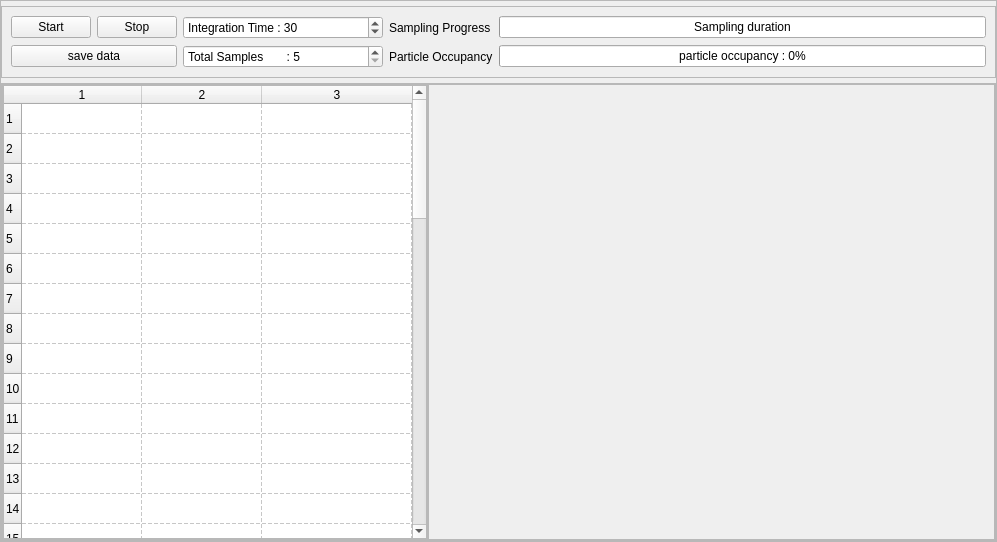
<?xml version="1.0" encoding="UTF-8"?>
<ui version="4.0">
 <class>MainWindow</class>
 <widget class="QMainWindow" name="MainWindow">
  <property name="geometry">
   <rect>
    <x>0</x>
    <y>0</y>
    <width>997</width>
    <height>542</height>
   </rect>
  </property>
  <property name="windowTitle">
   <string>MainWindow</string>
  </property>
  <widget class="QWidget" name="centralwidget">
   <layout class="QGridLayout" name="gridLayout_3">
    <property name="margin">
     <number>0</number>
    </property>
    <item row="0" column="0">
     <widget class="QFrame" name="widgetFrameOuter">
      <property name="sizePolicy">
       <sizepolicy hsizetype="Preferred" vsizetype="Preferred">
        <horstretch>0</horstretch>
        <verstretch>0</verstretch>
       </sizepolicy>
      </property>
      <property name="styleSheet">
       <string notr="true"/>
      </property>
      <property name="frameShape">
       <enum>QFrame::StyledPanel</enum>
      </property>
      <property name="frameShadow">
       <enum>QFrame::Raised</enum>
      </property>
      <property name="class" stdset="0">
       <string>PeripheralCollection</string>
      </property>
      <layout class="QVBoxLayout" name="verticalLayout_3">
       <property name="spacing">
        <number>5</number>
       </property>
       <property name="leftMargin">
        <number>0</number>
       </property>
       <property name="topMargin">
        <number>5</number>
       </property>
       <property name="rightMargin">
        <number>0</number>
       </property>
       <property name="bottomMargin">
        <number>0</number>
       </property>
       <item>
        <widget class="QFrame" name="frame">
         <property name="sizePolicy">
          <sizepolicy hsizetype="Preferred" vsizetype="Maximum">
           <horstretch>0</horstretch>
           <verstretch>0</verstretch>
          </sizepolicy>
         </property>
         <property name="frameShape">
          <enum>QFrame::StyledPanel</enum>
         </property>
         <property name="frameShadow">
          <enum>QFrame::Raised</enum>
         </property>
         <property name="class" stdset="0">
          <string>PeripheralCollection</string>
         </property>
         <layout class="QGridLayout" name="gridLayout">
          <item row="0" column="4">
           <widget class="QProgressBar" name="timeProgressBar">
            <property name="value">
             <number>0</number>
            </property>
            <property name="format">
             <string>Sampling duration</string>
            </property>
           </widget>
          </item>
          <item row="1" column="3">
           <widget class="QLabel" name="label_2">
            <property name="text">
             <string>Particle Occupancy</string>
            </property>
           </widget>
          </item>
          <item row="1" column="4">
           <widget class="QProgressBar" name="progressBar">
            <property name="value">
             <number>0</number>
            </property>
            <property name="format">
             <string>particle occupancy : %p%</string>
            </property>
           </widget>
          </item>
          <item row="0" column="3">
           <widget class="QLabel" name="label">
            <property name="text">
             <string>Sampling Progress</string>
            </property>
           </widget>
          </item>
          <item row="0" column="2">
           <widget class="QSpinBox" name="integrationBox">
            <property name="minimumSize">
             <size>
              <width>200</width>
              <height>0</height>
             </size>
            </property>
            <property name="prefix">
             <string>Integration Time : </string>
            </property>
            <property name="minimum">
             <number>3</number>
            </property>
            <property name="maximum">
             <number>60</number>
            </property>
            <property name="value">
             <number>30</number>
            </property>
           </widget>
          </item>
          <item row="1" column="2">
           <widget class="QSpinBox" name="sampleBox">
            <property name="prefix">
             <string>Total Samples       : </string>
            </property>
            <property name="minimum">
             <number>5</number>
            </property>
           </widget>
          </item>
          <item row="0" column="0">
           <widget class="QPushButton" name="pushButton_2">
            <property name="text">
             <string>Start</string>
            </property>
           </widget>
          </item>
          <item row="0" column="1">
           <widget class="QPushButton" name="pushButton_3">
            <property name="text">
             <string>Stop</string>
            </property>
           </widget>
          </item>
          <item row="1" column="0" colspan="2">
           <widget class="QPushButton" name="pushButton">
            <property name="text">
             <string>save data</string>
            </property>
           </widget>
          </item>
         </layout>
        </widget>
       </item>
       <item>
        <widget class="QFrame" name="frame_2">
         <property name="sizePolicy">
          <sizepolicy hsizetype="Preferred" vsizetype="MinimumExpanding">
           <horstretch>0</horstretch>
           <verstretch>0</verstretch>
          </sizepolicy>
         </property>
         <property name="minimumSize">
          <size>
           <width>0</width>
           <height>50</height>
          </size>
         </property>
         <property name="frameShape">
          <enum>QFrame::StyledPanel</enum>
         </property>
         <property name="frameShadow">
          <enum>QFrame::Raised</enum>
         </property>
         <property name="class" stdset="0">
          <string>PeripheralCollectionInner</string>
         </property>
         <layout class="QHBoxLayout" name="horizontalLayout">
          <property name="spacing">
           <number>0</number>
          </property>
          <property name="margin">
           <number>0</number>
          </property>
          <item>
           <widget class="QFrame" name="frame_3">
            <property name="sizePolicy">
             <sizepolicy hsizetype="Preferred" vsizetype="Preferred">
              <horstretch>3</horstretch>
              <verstretch>0</verstretch>
             </sizepolicy>
            </property>
            <property name="minimumSize">
             <size>
              <width>300</width>
              <height>0</height>
             </size>
            </property>
            <property name="maximumSize">
             <size>
              <width>430</width>
              <height>16777215</height>
             </size>
            </property>
            <property name="frameShape">
             <enum>QFrame::StyledPanel</enum>
            </property>
            <property name="frameShadow">
             <enum>QFrame::Raised</enum>
            </property>
            <layout class="QVBoxLayout" name="verticalLayout_2">
             <property name="margin">
              <number>0</number>
             </property>
             <item>
              <widget class="QTableWidget" name="resultsTable">
               <property name="sizePolicy">
                <sizepolicy hsizetype="MinimumExpanding" vsizetype="Expanding">
                 <horstretch>0</horstretch>
                 <verstretch>0</verstretch>
                </sizepolicy>
               </property>
               <property name="maximumSize">
                <size>
                 <width>16777215</width>
                 <height>16777215</height>
                </size>
               </property>
               <property name="autoScrollMargin">
                <number>10</number>
               </property>
               <property name="textElideMode">
                <enum>Qt::ElideRight</enum>
               </property>
               <property name="gridStyle">
                <enum>Qt::DashLine</enum>
               </property>
               <property name="sortingEnabled">
                <bool>false</bool>
               </property>
               <property name="rowCount">
                <number>50</number>
               </property>
               <property name="columnCount">
                <number>3</number>
               </property>
               <attribute name="horizontalHeaderCascadingSectionResizes">
                <bool>true</bool>
               </attribute>
               <attribute name="horizontalHeaderDefaultSectionSize">
                <number>120</number>
               </attribute>
               <attribute name="horizontalHeaderMinimumSectionSize">
                <number>70</number>
               </attribute>
               <attribute name="horizontalHeaderShowSortIndicator" stdset="0">
                <bool>false</bool>
               </attribute>
               <attribute name="horizontalHeaderStretchLastSection">
                <bool>true</bool>
               </attribute>
               <attribute name="verticalHeaderStretchLastSection">
                <bool>true</bool>
               </attribute>
               <row/>
               <row/>
               <row/>
               <row/>
               <row/>
               <row/>
               <row/>
               <row/>
               <row/>
               <row/>
               <row/>
               <row/>
               <row/>
               <row/>
               <row/>
               <row/>
               <row/>
               <row/>
               <row/>
               <row/>
               <row/>
               <row/>
               <row/>
               <row/>
               <row/>
               <row/>
               <row/>
               <row/>
               <row/>
               <row/>
               <row/>
               <row/>
               <row/>
               <row/>
               <row/>
               <row/>
               <row/>
               <row/>
               <row/>
               <row/>
               <row/>
               <row/>
               <row/>
               <row/>
               <row/>
               <row/>
               <row/>
               <row/>
               <row/>
               <row/>
               <column/>
               <column/>
               <column/>
              </widget>
             </item>
            </layout>
           </widget>
          </item>
          <item>
           <widget class="QScrollArea" name="scrollArea">
            <property name="sizePolicy">
             <sizepolicy hsizetype="MinimumExpanding" vsizetype="Expanding">
              <horstretch>4</horstretch>
              <verstretch>0</verstretch>
             </sizepolicy>
            </property>
            <property name="minimumSize">
             <size>
              <width>400</width>
              <height>0</height>
             </size>
            </property>
            <property name="widgetResizable">
             <bool>true</bool>
            </property>
            <widget class="QWidget" name="scrollAreaWidgetContents">
             <property name="geometry">
              <rect>
               <x>0</x>
               <y>0</y>
               <width>565</width>
               <height>421</height>
              </rect>
             </property>
             <layout class="QGridLayout" name="gridLayout_4">
              <property name="margin">
               <number>2</number>
              </property>
              <property name="spacing">
               <number>2</number>
              </property>
              <item row="0" column="0">
               <layout class="QGridLayout" name="plot_area"/>
              </item>
             </layout>
            </widget>
           </widget>
          </item>
         </layout>
         <zorder>scrollArea</zorder>
         <zorder>frame_3</zorder>
        </widget>
       </item>
      </layout>
     </widget>
    </item>
   </layout>
  </widget>
  <widget class="QMenuBar" name="menubar">
   <property name="geometry">
    <rect>
     <x>0</x>
     <y>0</y>
     <width>997</width>
     <height>25</height>
    </rect>
   </property>
  </widget>
  <action name="actionSave_as">
   <property name="text">
    <string>save as</string>
   </property>
   <property name="toolTip">
    <string>save data contained in the table</string>
   </property>
   <property name="shortcut">
    <string>Ctrl+S</string>
   </property>
   <property name="autoRepeat">
    <bool>false</bool>
   </property>
  </action>
 </widget>
 <resources/>
 <connections>
  <connection>
   <sender>pushButton</sender>
   <signal>clicked()</signal>
   <receiver>MainWindow</receiver>
   <slot>saveData()</slot>
   <hints>
    <hint type="sourcelabel">
     <x>140</x>
     <y>100</y>
    </hint>
    <hint type="destinationlabel">
     <x>1002</x>
     <y>91</y>
    </hint>
   </hints>
  </connection>
  <connection>
   <sender>pushButton_2</sender>
   <signal>clicked()</signal>
   <receiver>MainWindow</receiver>
   <slot>start()</slot>
   <hints>
    <hint type="sourcelabel">
     <x>70</x>
     <y>52</y>
    </hint>
    <hint type="destinationlabel">
     <x>-14</x>
     <y>60</y>
    </hint>
   </hints>
  </connection>
  <connection>
   <sender>pushButton_3</sender>
   <signal>clicked()</signal>
   <receiver>MainWindow</receiver>
   <slot>stop()</slot>
   <hints>
    <hint type="sourcelabel">
     <x>154</x>
     <y>57</y>
    </hint>
    <hint type="destinationlabel">
     <x>-22</x>
     <y>38</y>
    </hint>
   </hints>
  </connection>
 </connections>
 <slots>
  <slot>saveFile()</slot>
  <slot>start()</slot>
  <slot>stop()</slot>
  <slot>saveData()</slot>
 </slots>
</ui>
